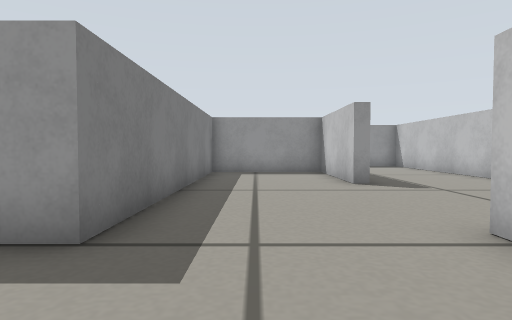
[1] (above)

19 first-person views from a walk through a Gazebo world. The camera is 0.22 m above the floor, tilts 2° down and sees 75° across. The floor is counted in squares, 0.25 m on a side. Each view is taken from the middle of a square. On the plan, view 1 faces up. The plan holds only what a view shows up to about 12 squares ahead; the rest is blank.

[2]
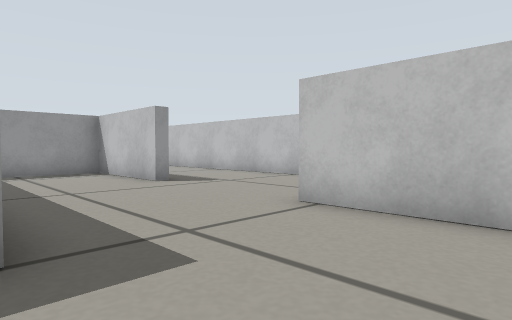

[3]
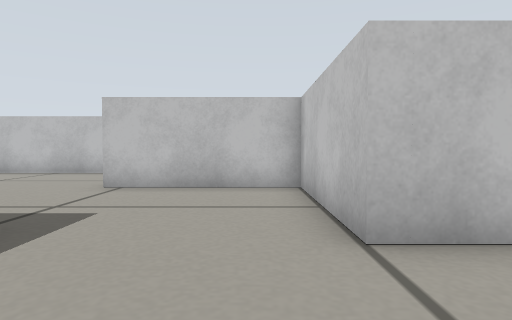

[4]
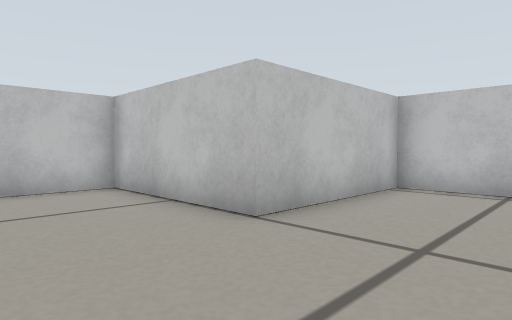

[5]
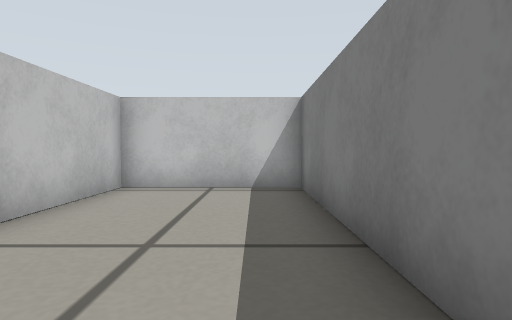

[6]
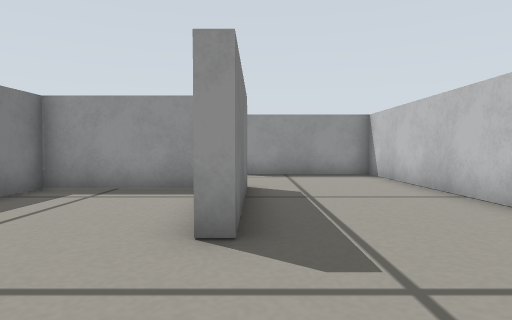

[7]
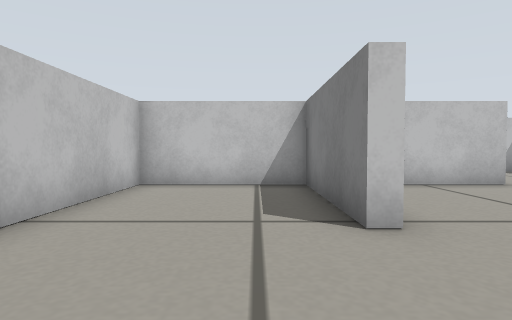

[8]
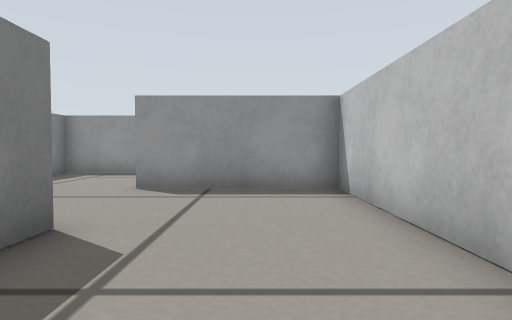

[9]
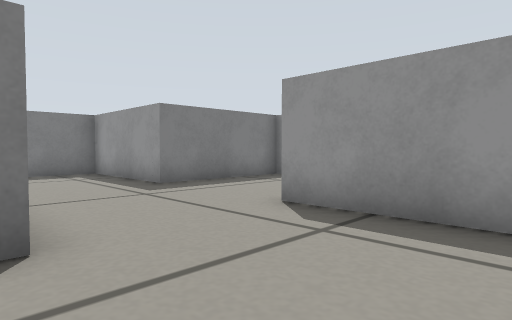

[10]
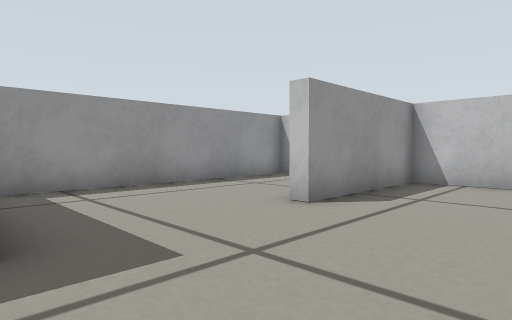

[11]
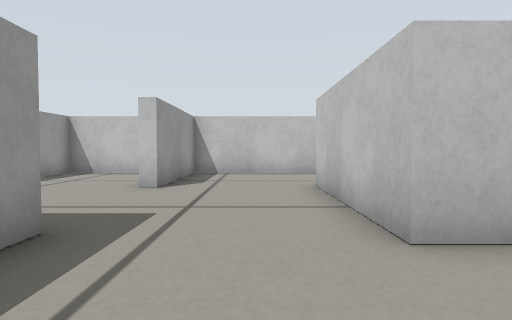

[12]
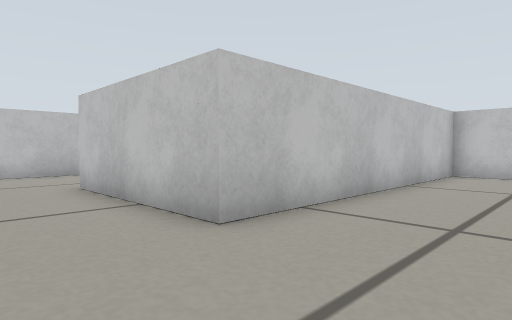

[13]
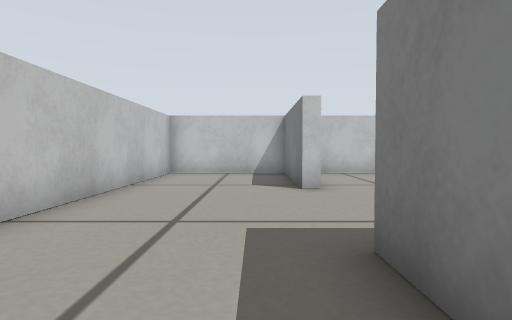

[14]
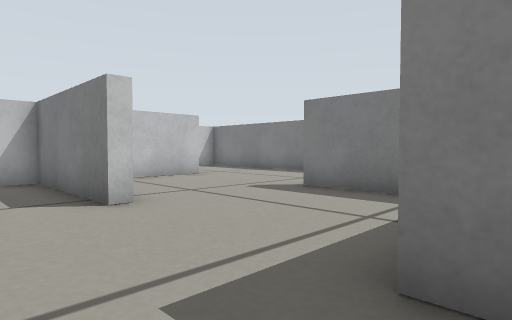

[15]
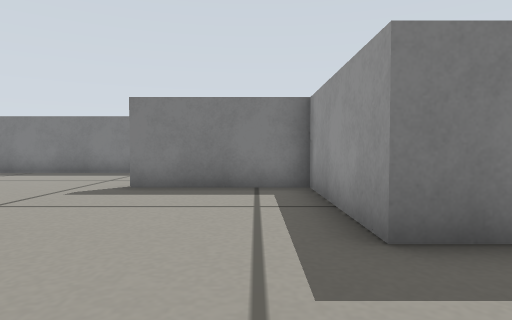

[16]
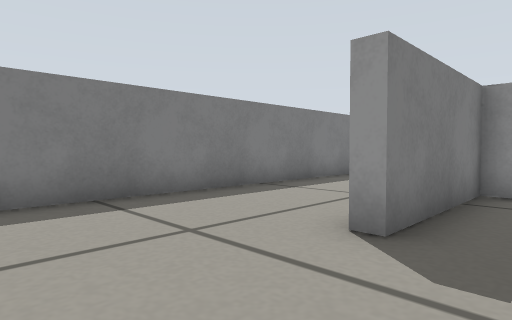

[17]
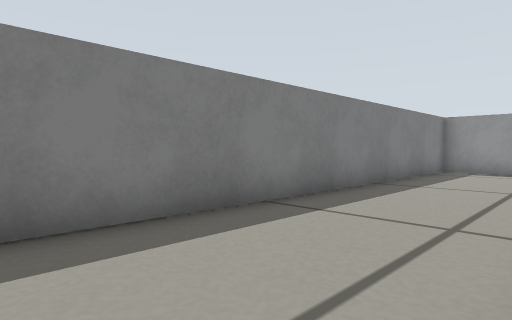

[18]
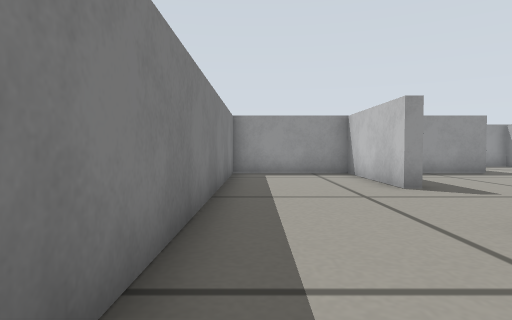

[19]
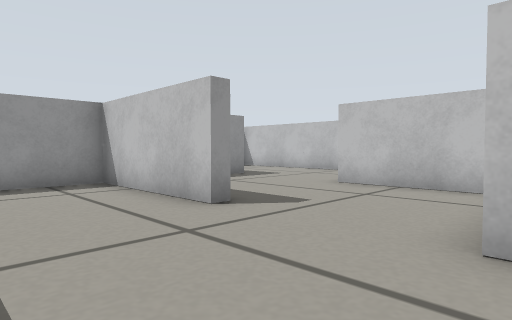

### Floor plan
Ten units are one square. View 1 is at (0, 0); x grows to the right and y downward. Boxes are objects, and circles mark ways between rooms. Rooms are numbered by the first view taken in them; rooms with no view inside come last. Other rooms are left out.
<svg viewBox="-154 -211 227 270">
<path fill="none" stroke="#000" d="M-20 10 30 10M24 11 24 -34M-60 -8 -60 54 -20 54 -20 10M-16 -30 -24 -30M68 -54 68 -162 24 -162M28 -126 28 -82 24 -82M24 -34 28 -34 28 10M30 10 68 10 68 -34M-20 -126 28 -126M-16 -162 -26 -162M-26 -162 -60 -162 -60 -122M-65 -78 -60 -78 -60 -34 -20 -34 -20 -126M-60 -122 -104 -122 -104 -82 -109 -82M-104 -162 -108 -162 -108 -206 -149 -206M-109 -34 -72 -34M-148 -202 -148 -34M24 -82 24 -122 -16 -122 -16 -30M-64 -134 -64 -166M-59 -206 -83 -206M24 -162 24 -166M68 -181 68 -206 -16 -206 -16 -162"/>
<circle cx="-20" cy="-10" r="3" fill="#2a7"/>
<circle cx="5" cy="-30" r="3" fill="#2a7"/>
<circle cx="30" cy="-140" r="3" fill="#2a7"/>
<circle cx="30" cy="-60" r="3" fill="#2a7"/>
<circle cx="-20" cy="-140" r="3" fill="#2a7"/>
<circle cx="5" cy="-160" r="3" fill="#2a7"/>
<circle cx="-40" cy="-120" r="3" fill="#2a7"/>
<circle cx="-60" cy="-95" r="3" fill="#2a7"/>
<circle cx="-110" cy="-145" r="3" fill="#2a7"/>
<text x="0" y="-20">1</text>
<text x="-40" y="10">2</text>
<text x="50" y="-80">3</text>
<text x="0" y="-140">4</text>
<text x="-40" y="-140">5</text>
<text x="-40" y="-80">6</text>
<text x="-120" y="-100">7</text>
<text x="0" y="-80">8</text>
<text x="-80" y="-170">9</text>
<text x="20" y="-190">10</text>
</svg>
Room 1 opens to room 2. Room 1 opens to room 8. Room 3 opens to room 4. Room 3 opens to room 8. Room 4 opens to room 5. Room 4 opens to room 10. Room 5 opens to room 6. Room 6 opens to room 7. Room 7 opens to room 9.

Where each view was taken, in squares from view 1:
view 1: 0 up, 0 right, facing up
view 2: 0 up, 2 left, facing up-right
view 3: 0 up, 5 left, facing right
view 4: 2 up, 5 left, facing down-right
view 5: 2 up, 5 left, facing down
view 6: 5 up, 3 right, facing up
view 7: 7 up, 4 right, facing down
view 8: 9 up, 5 right, facing up
view 9: 12 up, 6 right, facing up-left
view 10: 13 up, 2 left, facing up-right
view 11: 14 up, 5 left, facing right
view 12: 15 up, 5 left, facing down-right
view 13: 15 up, 5 left, facing down
view 14: 13 up, 4 left, facing down-left
view 15: 11 up, 3 left, facing left
view 16: 5 up, 9 left, facing up-left
view 17: 7 up, 11 left, facing up-left
view 18: 9 up, 14 left, facing up
view 19: 12 up, 14 left, facing up-right
